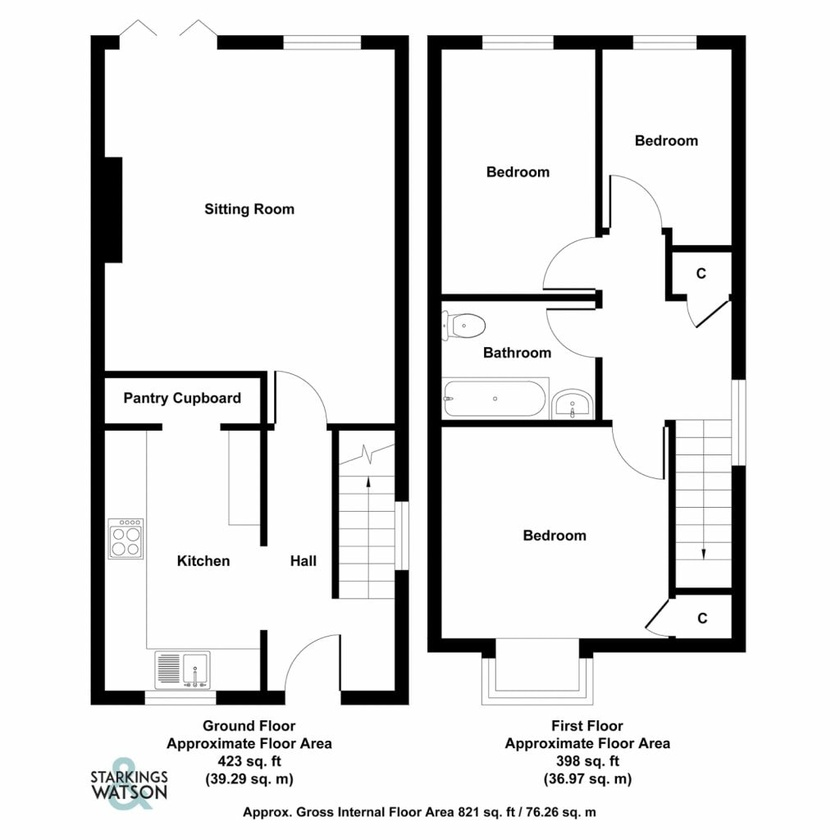
#> input picture resources/123.jpg, 840 x 840 px, shrunk from 1024 x 1024 before the run, found by its file name
$ python test13.py
#> lines starting #> are read from the running program, lines starting #| are printed output that depends on the picture; after the words box and inside, x2 and y2 are one past the last pixel; in counts of white or black regions, pixels touching at a corner belong together
import cv2
import numpy as np
import matplotlib.pyplot as plt
import networkx as nx
import json
from skimage.morphology import skeletonize, remove_small_objects
from skimage.measure import label
from scipy.ndimage import distance_transform_edt

# Step 1: Preprocessing
def preprocess_image(path, threshold=200):
    img = cv2.imread(path, cv2.IMREAD_GRAYSCALE)
    _, binary = cv2.threshold(img, threshold, 255, cv2.THRESH_BINARY_INV)
    binary = cv2.medianBlur(binary, 3)
    return binary

# Step 2: Thickness Filter
def thickness_filter(mask, min_thick=3):
    dist = distance_transform_edt(mask)
    mask[dist < min_thick] = 0
    return mask

# Step 3: Skeletonization
def extract_skeleton(mask):
    skeleton = skeletonize(mask > 0)
    return skeleton.astype(np.uint8) * 255

# Step 4: Filter short skeletons
def filter_skeleton(skeleton, min_len=15):
    labeled = label(skeleton)
    filtered = remove_small_objects(labeled, min_size=min_len)
    return (filtered > 0).astype(np.uint8) * 255

# Step 5: Gap Closing
def close_gaps(mask, kernel_size=7):
    kernel = cv2.getStructuringElement(cv2.MORPH_RECT, (kernel_size, kernel_size))
    closed = cv2.morphologyEx(mask, cv2.MORPH_CLOSE, kernel)
    return closed

# Step 6: Extract segments and recover rectangles with thickness
def extract_wall_rects_from_skeleton(skeleton_bin, distance_map, min_len=10):
    coords = np.argwhere(skeleton_bin > 0)
    G = nx.Graph()
    H, W = skeleton_bin.shape

    for y, x in coords:
        for dy in [-1, 0, 1]:
            for dx in [-1, 0, 1]:
                if dy == 0 and dx == 0:
                    continue
                ny, nx_ = y + dy, x + dx
                if 0 <= ny < H and 0 <= nx_ < W and skeleton_bin[ny, nx_] > 0:
                    G.add_edge((y, x), (ny, nx_))

    junctions = [n for n in G.nodes if G.degree[n] != 2]
    visited_edges = set()
    wall_rects = []

    def walk_path(start, neighbor):
        path = [start, neighbor]
        visited_edges.add(frozenset((start, neighbor)))
        prev = start
        curr = neighbor

        while True:
            nbrs = [n for n in G.neighbors(curr) if n != prev and frozenset((curr, n)) not in visited_edges]
            if not nbrs:
                break
            next_node = nbrs[0]
            path.append(next_node)
            visited_edges.add(frozenset((curr, next_node)))
            prev, curr = curr, next_node
            if G.degree[curr] != 2:
                break
        return path

    for junc in junctions:
        for nbr in G.neighbors(junc):
            if frozenset((junc, nbr)) in visited_edges:
                continue
            path = walk_path(junc, nbr)
            if len(path) < min_len:
                continue

            ys = [p[0] for p in path]
            xs = [p[1] for p in path]
            min_x, max_x = min(xs), max(xs)
            min_y, max_y = min(ys), max(ys)
            cx, cy = int(np.mean(xs)), int(np.mean(ys))

            # Hướng đoạn (ngang hay dọc)
            horizontal = (max_x - min_x) >= (max_y - min_y)

            # Ước lượng độ dày từ skeleton vào distance_map
            thickness_vals = [distance_map[y, x] for (y, x) in path]
            avg_thickness = int(np.mean(thickness_vals) * 2)  # distance map là nửa chiều rộng

            if horizontal:
                y1 = min_y - avg_thickness // 2
                h = avg_thickness
                rect = {
                    "x": int(min_x),
                    "y": int(y1),
                    "width": int(max_x - min_x + 1),
                    "height": int(h)
                }
            else:
                x1 = min_x - avg_thickness // 2
                w = avg_thickness
                rect = {
                    "x": int(x1),
                    "y": int(min_y),
                    "width": int(w),
                    "height": int(max_y - min_y + 1)
                }

            wall_rects.append(rect)
    return wall_rects

# Step 7: Visualization
def draw_results(img, wall_rects):
    vis = cv2.cvtColor(img, cv2.COLOR_GRAY2BGR)
    for rect in wall_rects:
        x, y, w, h = rect["x"], rect["y"], rect["width"], rect["height"]
        cv2.rectangle(vis, (x, y), (x + w, y + h), (255, 0, 0), 1)  # Blue
    plt.figure(figsize=(12, 8))
    plt.imshow(vis[..., ::-1])
    plt.title("Detected Wall Rectangles (Blue)")
    plt.axis('off')
    plt.show()

# Step 8: Main pipeline
def main_pipeline(path):
#> called with path = './resources/123.jpg'
    orig = cv2.imread(path, cv2.IMREAD_GRAYSCALE)
#> orig: shape (840, 840); min 0, max 255, mean 229
    bin_mask = preprocess_image(path)
#> in preprocess_image, `_, binary = cv2.threshold(img, threshold, 255, cv2.THRESH_BINARY_INV)`:
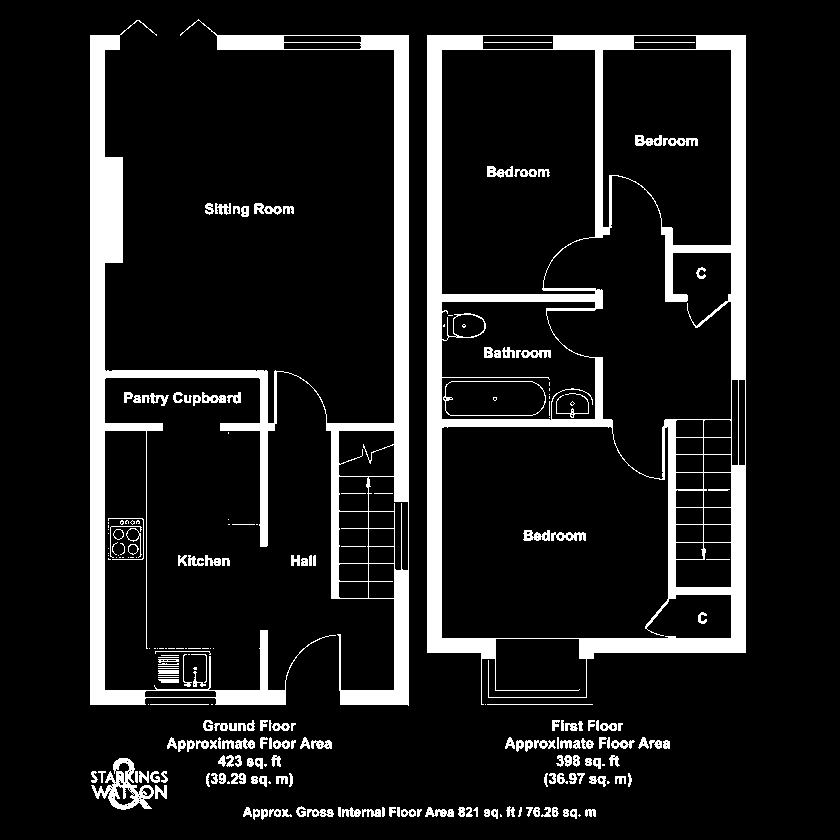
#> binary: shape (840, 840); 11.4% white; 243 white regions (62 under 20 px), largest, box (x1, y1, x2, y2) and area: (427, 35, 746, 705) 34035, (90, 19, 409, 706) 33130, (91, 758, 154, 810) 1173
#> in preprocess_image, `binary = cv2.medianBlur(binary, 3)`:
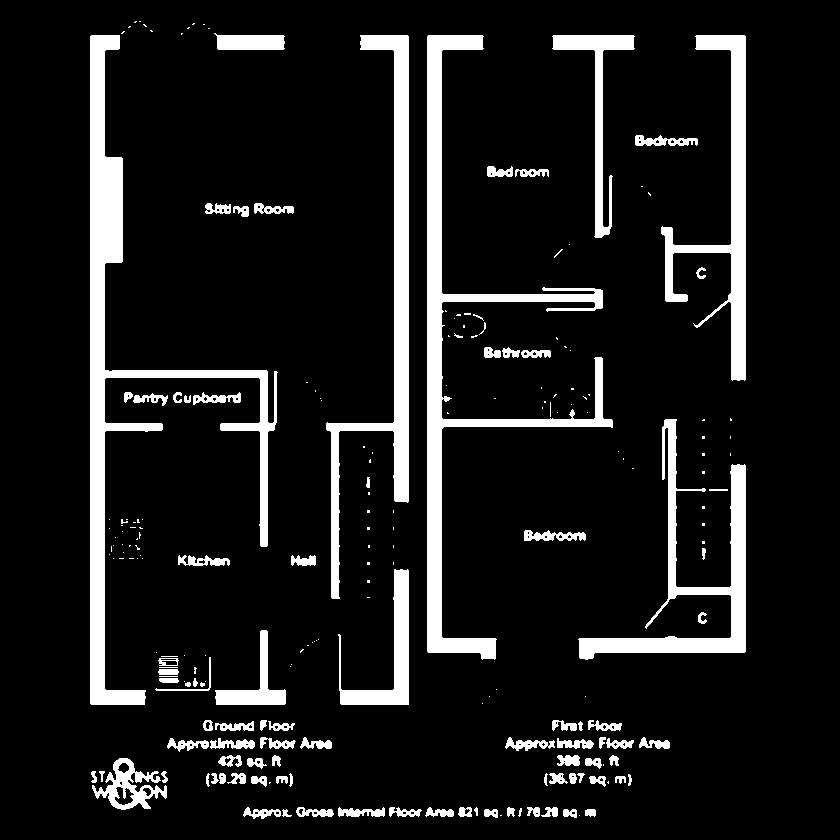
#> binary: shape (840, 840); 10.8% white; 219 white regions (124 under 20 px), largest, box (x1, y1, x2, y2) and area: (90, 35, 278, 705) 16445, (427, 35, 613, 660) 14440, (326, 35, 409, 599) 9428
    thick_mask = thickness_filter(bin_mask.copy())
#> in thickness_filter, `dist = distance_transform_edt(mask)`:
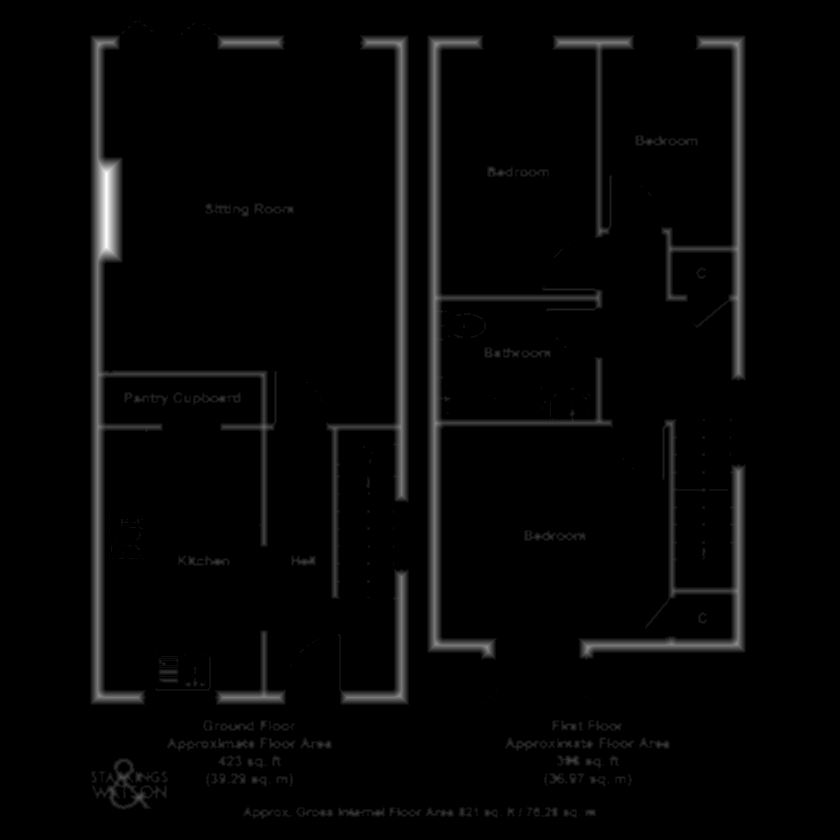
#> dist: shape (840, 840) float64; min 0, max 17, mean 0.388; drawn with min black and max white
#> in thickness_filter, `mask[dist < min_thick] = 0`:
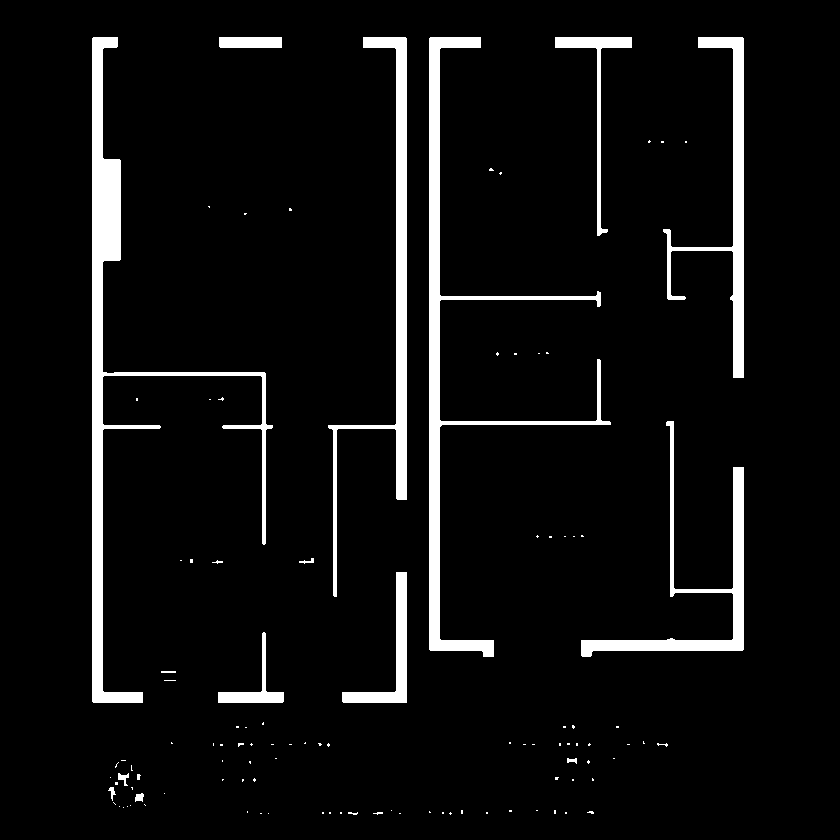
#> mask: shape (840, 840); 6.1% white; 110 white regions (94 under 20 px), largest, box (x1, y1, x2, y2) and area: (92, 37, 273, 703) 11507, (429, 37, 611, 657) 9495, (328, 37, 407, 597) 6401
    distance_map = distance_transform_edt(thick_mask)
    skel = extract_skeleton(thick_mask)
#> in extract_skeleton, `skeleton = skeletonize(mask > 0)`:
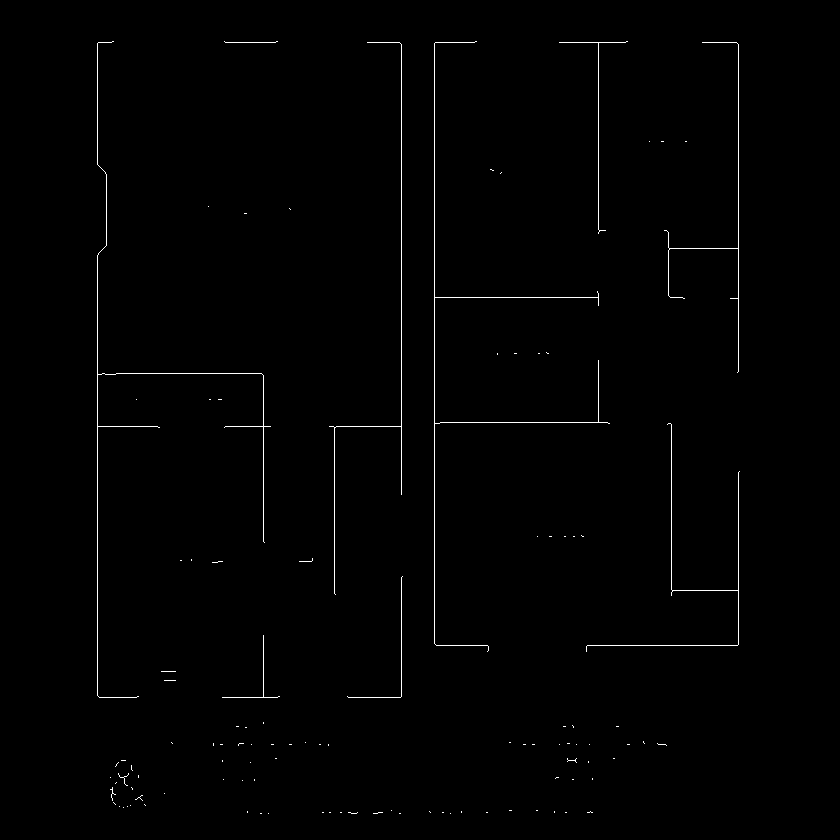
#> skeleton: shape (840, 840) bool; 0.72% white in thin lines or dots, all inside (x1, y1, x2, y2) = (97, 41, 740, 814)
    filtered = filter_skeleton(skel)
#> in filter_skeleton, `labeled = label(skeleton)`: labeled: shape (840, 840) int64; 111 distinct labels, from 0 to 110
#> in filter_skeleton, `filtered = remove_small_objects(labeled, min_size=min_len)`: filtered: shape (840, 840) int64; 15 distinct labels, from 0 to 81
#> in filter_skeleton, `return (filtered > 0).astype(np.uint8) * 255`: returned value: shape (840, 840); 0.68% white in thin lines or dots, all inside (x1, y1, x2, y2) = (97, 41, 740, 801)
    closed = close_gaps(filtered)

    wall_rects = extract_wall_rects_from_skeleton(closed, distance_map)
#> in extract_wall_rects_from_skeleton, `coords = np.argwhere(skeleton_bin > 0)`: coords = 4842 pairs, first value 41 to 800, second value 97 to 739
#> the loop in extract_wall_rects_from_skeleton, `for y, x in coords:` made 4842 passes
#> (y, x) on passes 1 to 3: (41, 112), (41, 113), (41, 224)
#> in extract_wall_rects_from_skeleton, `junctions = [n for n in G.nodes if G.degree[n] != 2]`: junctions = 228 pairs, first value 41 to 800, second value 97 to 739
#> the loop in extract_wall_rects_from_skeleton, `for junc in junctions:` made 228 passes
#> after the loop in extract_wall_rects_from_skeleton, `for junc in junctions:`: wall_rects = 38 items
#> wall_rects = 38 items

    with open("wall_segments.json", "w") as f:
        json.dump(wall_rects, f, indent=2)
    print(f"✅ Saved {len(wall_rects)} wall segments to wall_segments.json")
#| ✅ Saved 38 wall segments to wall_segments.json

    draw_results(orig, wall_rects)
#> the loop in draw_results, `for rect in wall_rects:` made 38 passes
#> (x, y, w, h) on passes 1 to 12: (89, 41, 16, 332), (224, 36, 54, 11), (429, 41, 11, 256), (599, 36, 29, 11), (361, 42, 12, 384), (559, 37, 39, 11), (596, 43, 4, 187), (696, 42, 12, 206), (662, 230, 4, 18), (670, 245, 69, 4), (732, 249, 12, 49), (666, 250, 4, 49)
#> after the loop in draw_results, `for rect in wall_rects:`:
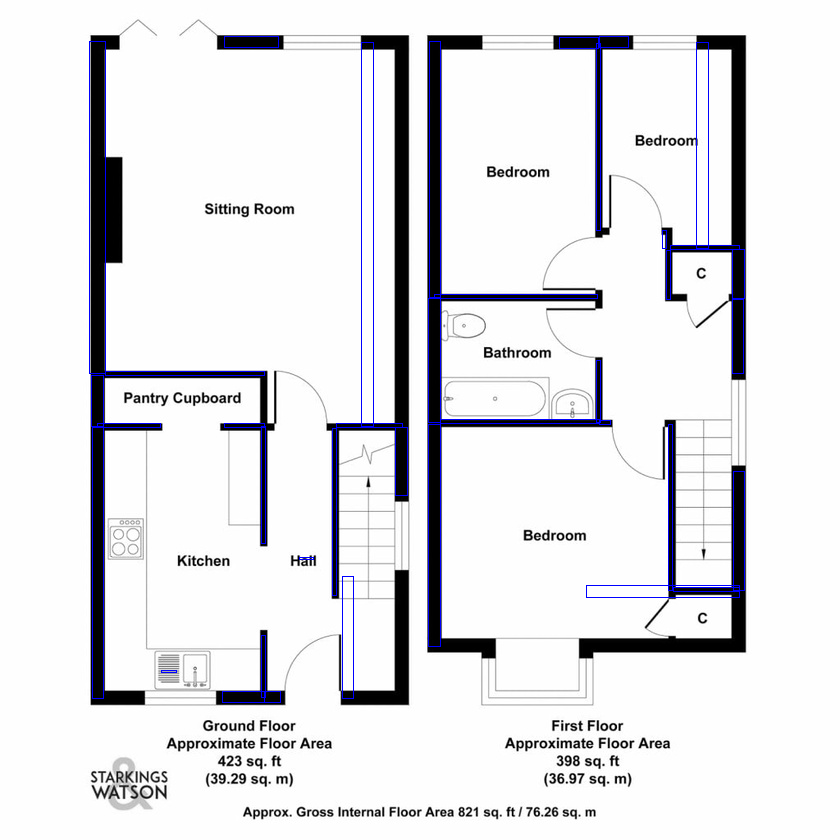
#> vis: shape (840, 840, 3); mean B, G, R 231.4, 228.1, 228.1

# Example usage
img_path = "./resources/example4.png"  # hoặc ảnh khác
img_path="./resources/123.jpg"
main_pipeline(img_path)
